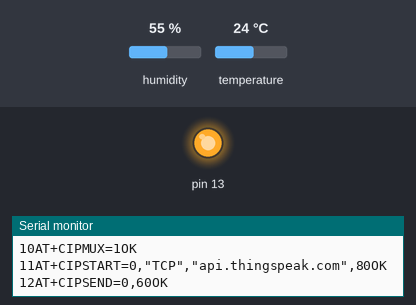
Bench run of a sketch on a simulated Arduino Uno, built with avr-gcc and run on an emulated ATmega328P. Parts: output pins drawn as LEDs (lit = HIGH), the last lines printed to the serial monitor. The test bench sets the inputs (shaded band); at power-on: temperature 24 °C, humidity 55 %. The modem accepts every AT command (registered, SIM ready, sends succeed) and sends nothing else.

Above: at 3.2 s.
3.3 s: temperature set to 22 °C
4.8 s: temperature set to 19 °C
At 6.7 s:
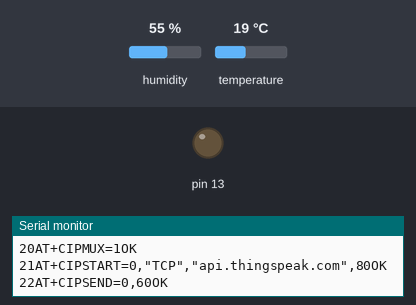
7.0 s: humidity set to 41 %
8.5 s: humidity set to 38 %
At 10.1 s:
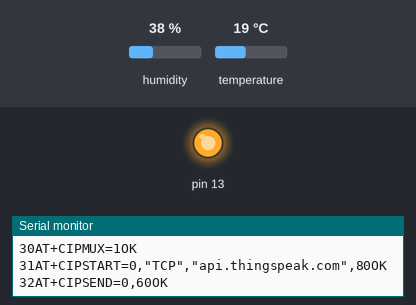
Timing chart, 0 to 11.6 s (numbered marks = the images above; inputs shaded):
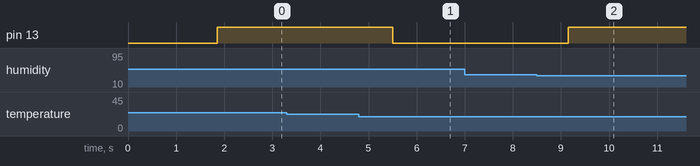

Measured:
- the behaviour switches between 21 and 20 °C on temperature (found by bisection; images 0 and 1)
- the behaviour switches between 40 and 39 % on humidity (found by bisection; images 1 and 2)
- after the input at 4.8 s, pin 13: HIGH → LOW after 0.70 s
- after the input at 8.5 s, pin 13: LOW → HIGH after 0.65 s

The sketch:

automatic_watering.ino
```cpp
#include <SoftwareSerial.h>
#include <dht11.h>
#define RX 3
#define TX 2
#define DEBUG true
#define DHT_PIN 11
// tạo đối tượng dhtObject
dht11 dhtObject;
// tên Wifi local
String gAp = "CaoPhuong";
//password wifi
String gPass = "66669999";
// write API của thinkspeak
String gApi = "UYJZXNCC0IXH1MEQ";
String gHost = "api.thingspeak.com";
String gPort = "80";
int CountTrueCommand;
int CountTimeCommand;
boolean found = false;
SoftwareSerial esp8266(TX,RX);


void setup()
{
  Serial.begin(9600);
  esp8266.begin(115200);
  //reset cho ESP8266
  SendCommand("AT+RST",2000,"OK");
  // chọn chức năng station cho esp
  SendCommand("AT+CWMODE=1",3000,"OK");
  //kết nối với wifi
  SendCommand("AT+CWJAP=\""+ gAp +"\",\""+ gPass +"\"",20,"OK");
  // chân nối led
  pinMode (13, OUTPUT);
  //chế độ mặc định của Led
  digitalWrite (13, LOW);
  // xem ip là bao nhiêu
  SendCommand("AT+CIFSR\r\n", 1000,"OK");
  //configure for multiple connection
  SendCommand( "AT+CIPMUX=1\r\n", 1000,"OK");
}

void loop()
{
 String getData = "GET /update?api_key="+ gApi +"&field1="+GetTemperatureValue()+"&field2="+GetHumidityValue();
 SendCommand("AT+CIPMUX=1",5,"OK");
 //thiết lập kết nối TCP
 SendCommand("AT+CIPSTART=0,\"TCP\",\""+ gHost +"\","+ gPort,15,"OK");
 // gửi dữ liệu thông qua ICP/IP
 SendCommand("AT+CIPSEND=0," +String(getData.length()+4),4,">");
 esp8266.println(getData);
 delay(1500);
 CountTrueCommand++;
 //kết thúc kết nối TCP/IP
 SendCommand("AT+CIPCLOSE=0",5,"OK");
 String a = GetTemperatureValue();
 String b = GetHumidityValue();
 if(( a.toInt()>20)||(b.toInt()<40))
 {
  digitalWrite(13,HIGH);
 }
 else
 {
  digitalWrite(13,LOW);
 }
}


String GetTemperatureValue()
{
   dhtObject.read(DHT_PIN);
   Serial.print(" Temperature(C)= ");
   int temp = dhtObject.temperature;
   Serial.println(temp);
   delay(50);
   return String(temp);
}


String GetHumidityValue(){
   dhtObject.read(DHT_PIN);
   Serial.print(" Humidity in %= ");
   int humidity = dhtObject.humidity;
   Serial.println(humidity);
   delay(50);
   return String(humidity);

}

void SendCommand(String command, int MaxTime, char ReadReplay[]) {
  Serial.print(CountTrueCommand);
  //Serial.print(". at command => ");
  Serial.print(command);
  //Serial.print(" ");
  while(CountTimeCommand < (MaxTime*1))
  {
    esp8266.println(command);
    if(esp8266.find(ReadReplay))
    {
      found = true;
      break;
    }

    CountTimeCommand++;
  }

  if(found == true)
  {
    Serial.println("OK");
    CountTrueCommand++;
    CountTimeCommand = 0;
  }

  if(found == false)
  {
    Serial.println("Fail");
    CountTrueCommand = 0;
    CountTimeCommand = 0;
  }

  found = false;
 }
```
